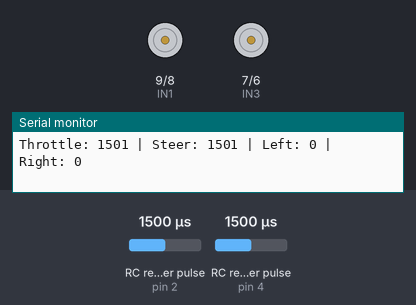
The sketch below on a simulated Arduino Uno, built with avr-gcc and run on an emulated ATmega328P. On the bench: motor-driver pin pairs drawn as motors (green arrow = first pin HIGH = forward, orange = second pin HIGH = backward, longer = more drive, scaled by the enable pin), the last lines printed to the serial monitor. Wiring (inferred from the names in the program): 2 × RC receiver channel: data pin 2 / data pin 4. The inputs (shaded band) are chosen by the test bench; at power-on: RC receiver pulse (sensors on pin 4, pin 2) 1500 µs.

Above: at 1.2 s.
1.3 s: RC receiver pulse (sensor on pin 4) set to 1490 µs
At 1.9 s:
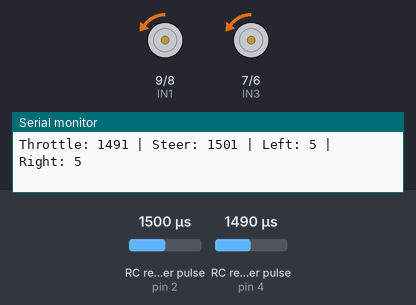
2.8 s: RC receiver pulse (sensor on pin 2) set to 1478 µs
At 4.0 s:
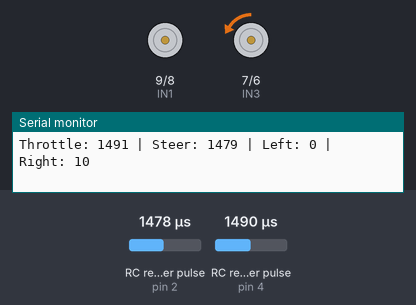
4.3 s: RC receiver pulse (sensor on pin 4) set to 1477 µs
At 5.4 s:
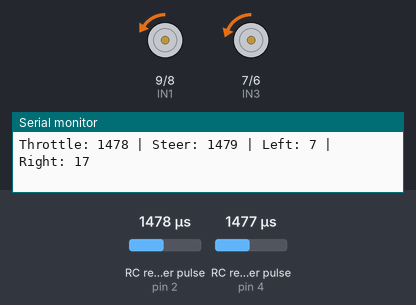
7.3 s: RC receiver pulse (sensor on pin 2) set to 1020 µs
At 7.7 s:
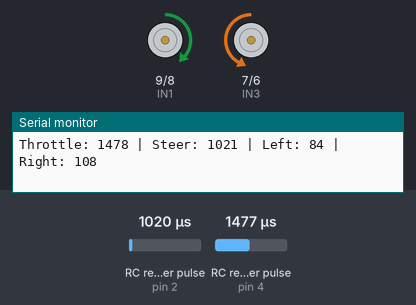
8.8 s: RC receiver pulse (sensor on pin 4) set to 1020 µs
At 10.0 s:
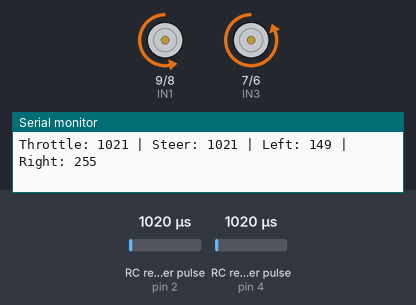
10.3 s: RC receiver pulse (sensor on pin 2) set to 1250 µs
At 11.1 s:
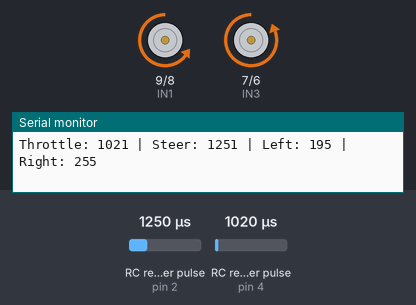
Timing chart, 0 to 12.8 s (numbered marks = the images above; inputs shaded):
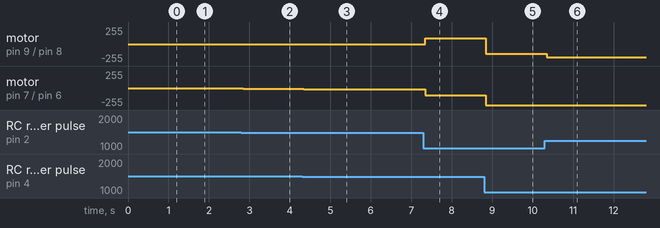

The sketch:

Kood.ino
```cpp
#define CH_STEER 2
#define CH_THROTTLE 4

#define IN1 9
#define IN2 8
#define IN3 7
#define IN4 6
#define ENA 3
#define ENB 11

void setup() {
  pinMode(CH_STEER, INPUT);
  pinMode(CH_THROTTLE, INPUT);

  pinMode(IN1, OUTPUT);
  pinMode(IN2, OUTPUT);
  pinMode(IN3, OUTPUT);
  pinMode(IN4, OUTPUT);
  pinMode(ENA, OUTPUT);
  pinMode(ENB, OUTPUT);

  Serial.begin(9600);
}

void loop() {
  int steer = pulseIn(CH_STEER, HIGH, 30000);     // CH1
  int throttle = pulseIn(CH_THROTTLE, HIGH, 30000); // CH2

  if (steer == 0 || throttle == 0) return;

  int speed = map(throttle, 1000, 2000, -255, 255);
  int turn = map(steer, 1000, 2000, -100, 100);

  int leftSpeed = speed - turn;
  int rightSpeed = speed + turn;

  leftSpeed = constrain(leftSpeed, -255, 255);
  rightSpeed = constrain(rightSpeed, -255, 255);

  if (leftSpeed >= 0) {
    digitalWrite(IN1, HIGH);
    digitalWrite(IN2, LOW);
  } else {
    digitalWrite(IN1, LOW);
    digitalWrite(IN2, HIGH);
    leftSpeed = -leftSpeed;
  }

  if (rightSpeed >= 0) {
    digitalWrite(IN3, HIGH);
    digitalWrite(IN4, LOW);
  } else {
    digitalWrite(IN3, LOW);
    digitalWrite(IN4, HIGH);
    rightSpeed = -rightSpeed;
  }

  analogWrite(ENA, leftSpeed);
  analogWrite(ENB, rightSpeed);

  Serial.print("Throttle: "); Serial.print(throttle);
  Serial.print(" | Steer: "); Serial.print(steer);
  Serial.print(" | Left: "); Serial.print(leftSpeed);
  Serial.print(" | Right: "); Serial.println(rightSpeed);

  delay(50);
}
```

Measured:
- after the input at 1.3 s, motor on pin 9 (IN1) / pin 8 (IN2), motor on pin 7 (IN3) / pin 6 (IN4): stopped → backward 5/255 at once
- after the input at 2.8 s, motor on pin 9 (IN1) / pin 8 (IN2): backward 5/255 → stopped at once; motor on pin 7 (IN3) / pin 6 (IN4): backward 5/255 → backward 10/255 at once
- after the input at 4.3 s, motor on pin 9 (IN1) / pin 8 (IN2): stopped → backward 7/255 at once; motor on pin 7 (IN3) / pin 6 (IN4): backward 10/255 → backward 17/255 at once
- after the input at 7.3 s, motor on pin 9 (IN1) / pin 8 (IN2): backward 7/255 → forward 84/255 at once; motor on pin 7 (IN3) / pin 6 (IN4): backward 17/255 → backward 108/255 at once
- after the input at 8.8 s, motor on pin 9 (IN1) / pin 8 (IN2): forward 84/255 → backward 149/255 at once; motor on pin 7 (IN3) / pin 6 (IN4): backward 108/255 → backward 255/255 at once
- after the input at 10.3 s, motor on pin 9 (IN1) / pin 8 (IN2): backward 149/255 → backward 195/255 at once
